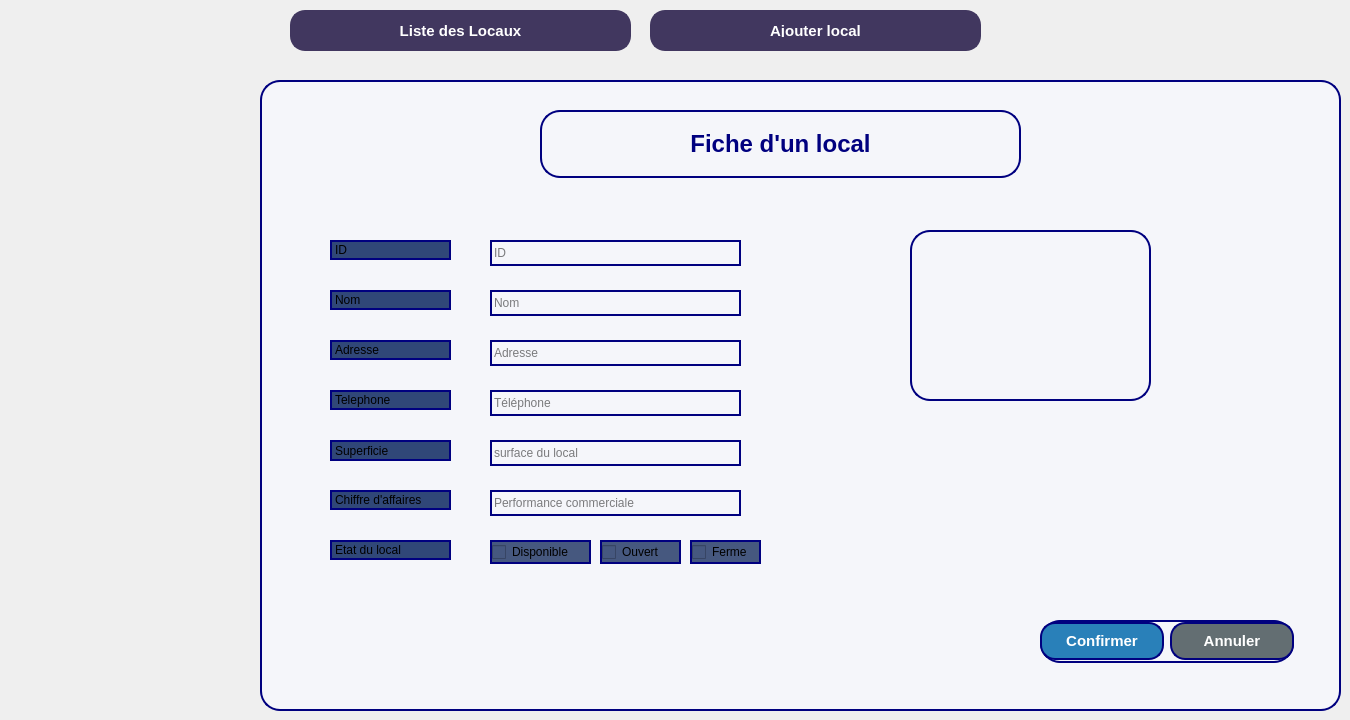
      <widget class="QWidget" name="page_5">
       <widget class="QFrame" name="frameFicheClient_2">
        <property name="geometry">
         <rect>
          <x>260</x>
          <y>80</y>
          <width>1081</width>
          <height>631</height>
         </rect>
        </property>
        <property name="styleSheet">
         <string notr="true">border:2px solid #a55eea; border-radius:20px; background-color:#f5f6fa;
border-color: rgb(0, 0, 127);</string>
        </property>
        <widget class="QLabel" name="lblFicheClient_2">
         <property name="geometry">
          <rect>
           <x>280</x>
           <y>30</y>
           <width>481</width>
           <height>68</height>
          </rect>
         </property>
         <property name="font">
          <font>
           <pointsize>18</pointsize>
           <bold>true</bold>
          </font>
         </property>
         <property name="styleSheet">
          <string notr="true">color: rgb(0, 0, 127);</string>
         </property>
         <property name="frameShape">
          <enum>QFrame::Shape::StyledPanel</enum>
         </property>
         <property name="frameShadow">
          <enum>QFrame::Shadow::Raised</enum>
         </property>
         <property name="text">
          <string>Fiche d'un local</string>
         </property>
         <property name="alignment">
          <set>Qt::AlignmentFlag::AlignCenter</set>
         </property>
        </widget>
        <widget class="QLabel" name="lblid_2">
         <property name="geometry">
          <rect>
           <x>70</x>
           <y>160</y>
           <width>121</width>
           <height>20</height>
          </rect>
         </property>
         <property name="styleSheet">
          <string notr="true">background-color: rgb(48, 71, 120);</string>
         </property>
         <property name="text">
          <string>ID</string>
         </property>
        </widget>
        <widget class="QLabel" name="lblnom_3">
         <property name="geometry">
          <rect>
           <x>70</x>
           <y>210</y>
           <width>121</width>
           <height>20</height>
          </rect>
         </property>
         <property name="styleSheet">
          <string notr="true">background-color: rgb(48, 71, 120);</string>
         </property>
         <property name="text">
          <string>Nom</string>
         </property>
        </widget>
        <widget class="QLabel" name="lblprenom_2">
         <property name="geometry">
          <rect>
           <x>70</x>
           <y>260</y>
           <width>121</width>
           <height>20</height>
          </rect>
         </property>
         <property name="styleSheet">
          <string notr="true">background-color: rgb(48, 71, 120);</string>
         </property>
         <property name="text">
          <string>Adresse</string>
         </property>
        </widget>
        <widget class="QLabel" name="lbltel_2">
         <property name="geometry">
          <rect>
           <x>70</x>
           <y>310</y>
           <width>121</width>
           <height>20</height>
          </rect>
         </property>
         <property name="styleSheet">
          <string notr="true">background-color: rgb(48, 71, 120);</string>
         </property>
         <property name="text">
          <string>Telephone</string>
         </property>
        </widget>
        <widget class="QLabel" name="lblbirth_2">
         <property name="geometry">
          <rect>
           <x>70</x>
           <y>360</y>
           <width>121</width>
           <height>21</height>
          </rect>
         </property>
         <property name="styleSheet">
          <string notr="true">background-color: rgb(48, 71, 120);</string>
         </property>
         <property name="text">
          <string>Superficie</string>
         </property>
        </widget>
        <widget class="QWidget" name="layoutWidget_2">
         <property name="geometry">
          <rect>
           <x>780</x>
           <y>540</y>
           <width>254</width>
           <height>43</height>
          </rect>
         </property>
         <layout class="QHBoxLayout" name="ajouterActionLayout_2">
          <item>
           <widget class="QPushButton" name="btnConfirmer_2">
            <property name="styleSheet">
             <string>background-color:#2980b9;color:white;font-weight:bold;border-radius:15px;padding:8px 24px;font-size:15px;</string>
            </property>
            <property name="text">
             <string>Confirmer</string>
            </property>
           </widget>
          </item>
          <item>
           <widget class="QPushButton" name="btnAnnuler_2">
            <property name="styleSheet">
             <string>background-color:#636e72;color:white;font-weight:bold;border-radius:15px;padding:8px 24px;font-size:15px;</string>
            </property>
            <property name="text">
             <string>Annuler</string>
            </property>
           </widget>
          </item>
         </layout>
        </widget>
        <widget class="QLineEdit" name="lineEditNom_3">
         <property name="geometry">
          <rect>
           <x>230</x>
           <y>210</y>
           <width>251</width>
           <height>26</height>
          </rect>
         </property>
         <property name="styleSheet">
          <string notr="true">color: rgb(0, 0, 0);</string>
         </property>
         <property name="text">
          <string/>
         </property>
         <property name="placeholderText">
          <string>Nom</string>
         </property>
        </widget>
        <widget class="QLineEdit" name="lineEditPhone_2">
         <property name="geometry">
          <rect>
           <x>230</x>
           <y>310</y>
           <width>251</width>
           <height>26</height>
          </rect>
         </property>
         <property name="styleSheet">
          <string notr="true">color: rgb(0, 0, 0);</string>
         </property>
         <property name="text">
          <string/>
         </property>
         <property name="placeholderText">
          <string>Téléphone</string>
         </property>
        </widget>
        <widget class="QLineEdit" name="lineEditDateNaissance_2">
         <property name="geometry">
          <rect>
           <x>230</x>
           <y>360</y>
           <width>251</width>
           <height>26</height>
          </rect>
         </property>
         <property name="styleSheet">
          <string notr="true">color: rgb(0, 0, 0);</string>
         </property>
         <property name="text">
          <string/>
         </property>
         <property name="placeholderText">
          <string>surface du local</string>
         </property>
        </widget>
        <widget class="QLineEdit" name="lineEditID_2">
         <property name="geometry">
          <rect>
           <x>230</x>
           <y>160</y>
           <width>251</width>
           <height>26</height>
          </rect>
         </property>
         <property name="styleSheet">
          <string notr="true">color: rgb(0, 0, 0);</string>
         </property>
         <property name="text">
          <string/>
         </property>
         <property name="placeholderText">
          <string>ID</string>
         </property>
        </widget>
        <widget class="QLineEdit" name="lineEditPrenom_2">
         <property name="geometry">
          <rect>
           <x>230</x>
           <y>260</y>
           <width>251</width>
           <height>26</height>
          </rect>
         </property>
         <property name="styleSheet">
          <string notr="true">color: rgb(0, 0, 0);</string>
         </property>
         <property name="text">
          <string/>
         </property>
         <property name="placeholderText">
          <string>Adresse</string>
         </property>
        </widget>
        <widget class="QLabel" name="label_9">
         <property name="geometry">
          <rect>
           <x>70</x>
           <y>410</y>
           <width>121</width>
           <height>20</height>
          </rect>
         </property>
         <property name="styleSheet">
          <string notr="true">background-color: rgb(48, 71, 120);</string>
         </property>
         <property name="text">
          <string>Chiffre d'affaires</string>
         </property>
        </widget>
        <widget class="QLineEdit" name="lineEditDateNaissance_3">
         <property name="geometry">
          <rect>
           <x>230</x>
           <y>410</y>
           <width>251</width>
           <height>26</height>
          </rect>
         </property>
         <property name="styleSheet">
          <string notr="true">color: rgb(0, 0, 0);</string>
         </property>
         <property name="text">
          <string/>
         </property>
         <property name="placeholderText">
          <string>Performance commerciale</string>
         </property>
        </widget>
        <widget class="QLabel" name="label_27">
         <property name="geometry">
          <rect>
           <x>70</x>
           <y>460</y>
           <width>121</width>
           <height>20</height>
          </rect>
         </property>
         <property name="styleSheet">
          <string notr="true">background-color: rgb(48, 71, 120);</string>
         </property>
         <property name="text">
          <string>Etat du local</string>
         </property>
        </widget>
        <widget class="QCheckBox" name="checkOld">
         <property name="geometry">
          <rect>
           <x>230</x>
           <y>460</y>
           <width>101</width>
           <height>24</height>
          </rect>
         </property>
         <property name="styleSheet">
          <string notr="true">background-color: rgb(70, 88, 127);</string>
         </property>
         <property name="text">
          <string>Disponible</string>
         </property>
        </widget>
        <widget class="QCheckBox" name="checkNew">
         <property name="geometry">
          <rect>
           <x>340</x>
           <y>460</y>
           <width>81</width>
           <height>24</height>
          </rect>
         </property>
         <property name="styleSheet">
          <string notr="true">background-color: rgb(70, 88, 127);</string>
         </property>
         <property name="text">
          <string>Ouvert</string>
         </property>
        </widget>
        <widget class="QCheckBox" name="checkVIP">
         <property name="geometry">
          <rect>
           <x>430</x>
           <y>460</y>
           <width>71</width>
           <height>24</height>
          </rect>
         </property>
         <property name="styleSheet">
          <string notr="true">background-color: rgb(70, 88, 127);</string>
         </property>
         <property name="text">
          <string>Ferme</string>
         </property>
        </widget>
        <widget class="QLabel" name="label">
         <property name="geometry">
          <rect>
           <x>650</x>
           <y>150</y>
           <width>241</width>
           <height>171</height>
          </rect>
         </property>
         <property name="styleSheet">
          <string notr="true">image: url(:/icons/imgloc.jpg);</string>
         </property>
         <property name="text">
          <string/>
         </property>
         <property name="pixmap">
          <pixmap>:/new/prefix1/qq.jpg</pixmap>
         </property>
         <property name="scaledContents">
          <bool>true</bool>
         </property>
        </widget>
       </widget>
       <widget class="QPushButton" name="btnAjouterClient_3">
        <property name="geometry">
         <rect>
          <x>650</x>
          <y>10</y>
          <width>331</width>
          <height>41</height>
         </rect>
        </property>
        <property name="styleSheet">
         <string notr="true">QPushButton {
    background-color: #41375f;
    color: white;
    font-weight: bold;
    border-radius: 15px;
    padding: 12px 24px;
    font-size: 15px;
    border: 2px solid #41375f;
}
QPushButton:hover {
    background-color: #5a4a82;
    border: 2px solid #7158a0;
}</string>
        </property>
        <property name="text">
         <string>Ajouter local</string>
        </property>
       </widget>
       <widget class="QPushButton" name="btnListeClients_3">
        <property name="geometry">
         <rect>
          <x>290</x>
          <y>10</y>
          <width>341</width>
          <height>41</height>
         </rect>
        </property>
        <property name="styleSheet">
         <string notr="true">QPushButton {
    background-color: #41375f;
    color: white;
    font-weight: bold;
    border-radius: 15px;
    padding: 12px 24px;
    font-size: 15px;
    border: 2px solid #41375f;
}
QPushButton:hover {
    background-color: #5a4a82;
    border: 2px solid #7158a0;
}</string>
        </property>
        <property name="text">
         <string>Liste des Locaux</string>
        </property>
       </widget>
      </widget>
